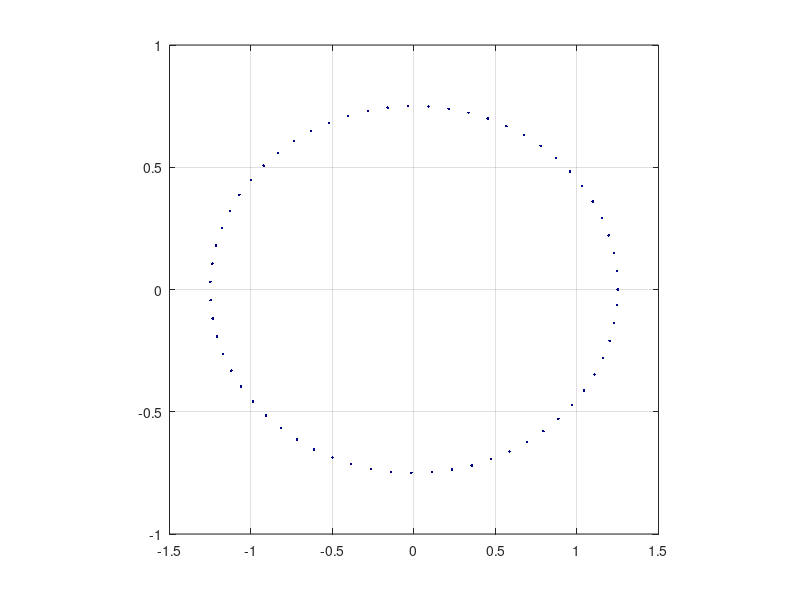

Here is the MATLAB script that generated this plot: (Note: this script raises an error after producing the figure.)
%% to create frames from gif
% gifsicle --unoptimize ../times_pol.gif | convert - frame-%d.png
%% wave polarizations animated
%angle parameter of the ring
theta = 0:0.1:2*pi;
%frequency of the wave
omega = 0.1;
% t time


figure();

n=1;
ii=1;
for ot=0:0.1:2*pi;
    % plus polarization
    h_plus = 0.5*cos(ot);
    h_times = 0.5*cos(ot-pi/2);
    X = cos(theta) .* (1 + 0.5.*h_plus) + sin(theta).*(0.5.*h_times);
    Y = sin(theta) .* (1 - 0.5.*h_plus) + cos(theta).*(0.5.*h_times);

    CM = jet(150); % n+10 
    r=1;
    %for r=0.05:0.05:2
    plot(r.*X,r.*Y,'.','color',CM(n,:));%,ii.*ones(size(X))
    %hold on;
    %end
    grid on;
    %set(gca,'Visible','off')
    pbaspect([1 1 1]);
    %set(gca,'zticklabel',[])
    %set(gca,'xticklabel',[])
    %set(gca,'yticklabel',[])
    plot_f('','x','y',20);
    %xlabel('x');
    %ylabel('y');
    zlabel('t');
    %set(gca,'xtick',[])
    %set(gca,'ytick',[])
    %set(gca,'ztick',[])
    xlim([-2 2]);
    ylim([-2 2]);
    pause(0.01)
    if ot==0
        gif('r_pol.gif','DelayTime',0.2,'LoopCount',5,'frame',gcf);
    else
    
    gif
    end

    %hold on;
    %n=n+1;
    clf;
    ii = ii + 0.2;
end





%% binary sources and GW
theta = 0:0.1:2*pi;
[C,ia,ib] = intersect(b3_p(:,1),b3_h(:,1));
t=C;
for n=1:10:length(C)
    
    subplot(2,2,1),
    plot(b3_p(ia(n),2),b3_p(ia(n),3),'.','MarkerSize',15);
    hold on;
    plot(-b3_p(ia(n),2),-b3_p(ia(n),3),'.','MarkerSize',15);
    %axis equal
        pbaspect([1 1 1]);

    xlim([-4 4]);
    ylim([-4 4]);
    plot_f('','$$x \; [M_{\odot}]$$','$$y \;[M_{\odot}]$$',16)
    grid on;
    
    subplot(2,2,2),
    % plus polarization
    h_plus = 200.*b3_h(ib(n),2);
    h_times = 200.*b3_h(ib(n),3);
    X = cos(theta) .* (1 + 0.5.*h_plus) + sin(theta).*(0.5.*h_times);
    Y = sin(theta) .* (1 - 0.5.*h_plus) + cos(theta).*(0.5.*h_times);
    plot(X,Y,'.');
    xlim([-2 2]);
    ylim([-2 2]);
        grid on;
            pbaspect([1 1 1]);


    
    
    subplot(2,2,[3,4]), 
    hold on;
    plot(b3_h(:,1),b3_h(:,2).*110/(100.*Mparsec),'r');
    plot(b3_h(:,1),b3_h(:,3).*110/(100.*Mparsec),'b');
    plot(t(n),b3_h(ib(n),2).*110/(100.*Mparsec),'or','MarkerSize',4,'MarkerFaceColor','m') ;   
    plot(t(n),b3_h(ib(n),3).*110/(100.*Mparsec),'or','MarkerSize',4,'MarkerFaceColor','m');
    ylim([-1.5 1.5].*1e-22)
    xlim([0 200]);
        grid on;
plot_f('','$$t \,[M_{\odot}]$$','$$ h(t,r=100 Mpc) $$',16)
    s= {['$$h_+$$'],...
    ['$$h_{\times}$$']};
    legend_f(s);
    
    %pause(0.01)
    if n==1
        gif('bbh-b3.gif','DelayTime',0.2,'LoopCount',5,'frame',gcf);
    else
    
    gif
    end
    clf;

end

for n=ib(end):40:length(b3_h(:,1))
    
    subplot(2,2,1),
    plot(0,0,'k.','MarkerSize',15);
    hold on;
    plot_f('','$$x \; [M_{\odot}]$$','$$y \;[M_{\odot}]$$',16)
xlim([-4 4]);
ylim([-4 4]);
    pbaspect([1 1 1]);

            grid on;

    
    subplot(2,2,2),
    h_plus = 200.*b3_h((n),2);
    h_times = 200.*b3_h((n),3);
    X = cos(theta) .* (1 + 0.5.*h_plus) + sin(theta).*(0.5.*h_times);
    Y = sin(theta) .* (1 - 0.5.*h_plus) + cos(theta).*(0.5.*h_times);
    plot(X,Y,'.');
    xlim([-2 2]);
    ylim([-2 2]);
        pbaspect([1 1 1]);
        grid on;
    
    subplot(2,2,[3,4]), 
    hold on;
    plot(b3_h(:,1),b3_h(:,2).*110/(100.*Mparsec),'r');
    plot(b3_h(:,1),b3_h(:,3).*110/(100.*Mparsec),'b');
    plot(b3_h(n,1),b3_h(n,2).*110/(100.*Mparsec),'or','MarkerSize',4,'MarkerFaceColor','m') ;   
    plot(b3_h(n,1),b3_h(n,3).*110/(100.*Mparsec),'or','MarkerSize',4,'MarkerFaceColor','m');
        ylim([-1.5 1.5].*1e-22)
    xlim([0 200]);
            grid on;
    plot_f('','$$t \,[M_{\odot}]$$','$$ h(t,r=100 Mpc) $$',16)
    s= {['$$h_+$$'],...
    ['$$h_{\times}$$']};
    legend_f(s);
    %115*/(100.*Mparsec)
    
    %pause(0.01)
    gif
    clf;

end
close all
%% travelling GW
%angle parameter of the ring
theta = 0:0.01:2*pi;
%frequency of the wave
omega = 3;
% t time

n=1;
ii=1;
z=0.5:0.07:15;
figure();
for t=0.01:0.05:2.0944
    % plus polarization
    

    plot3(0,2*cos(omega.*(t)),2*sin(omega.*(t)),'.','MarkerSize',20);
    hold on;
    plot3(0,-2*cos(omega.*(t)),-2*sin(omega.*(t)),'.','MarkerSize',20);
    axis equal
    CM = jet(250); % n+10 
    %for z=0.5:0.1:4;
    h_plus = -cos(2*omega.*(t-z ))./(z);
    h_times = -sin(2*omega.*(t-z ))./(z);
    %X = cos(theta) .* (1 + 0.5.*h_plus) + sin(theta).*(0.5.*h_times);
    %Y = sin(theta) .* (1 - 0.5.*h_plus) + cos(theta).*(0.5.*h_times);
    plot3(z,h_plus,0.*ones(size(z)));%,'.','color',CM(n,:));%z.*round(10*z)
    area(z,h_plus);

    plot3(z,0.*ones(size(z)),h_times); 
    fill3(z([1 1:end 1]),0.*ones(length(z)+2), [0 h_times 0], 'r');
    
    grid on;
    %set(gca,'Visible','off')
    pbaspect([1 1 1]);
    %set(gca,'zticklabel',[])
    %set(gca,'xticklabel',[])
    %set(gca,'yticklabel',[])
    %plot_f('','z','h',20);
    xlabel('z');
    ylabel('h_+');
    zlabel('h_\times');
    %set(gca,'xtick',[])
    %set(gca,'ytick',[])
    %set(gca,'ztick',[])
    xlim([0 6]);
    zlim([-2 2]);
    ylim([-2 2]);
    view(37.5000,30)
    %pause(0.00005)
    n=n+1;
    hold on;
    if t==0.01
        gif('gw_travelling.gif','DelayTime',0.2,'LoopCount',5,'frame',gcf);
    else
    
    gif
    end
    
    clf;
    ii = ii + 0.2;
end

%% BBH-b6 BBH-b7 BBH-b10

subplot(3,1,1),
hold on;
plot_f('$$ BBH-b6 $$','$$t \,[M_{\odot}]$$','$$ h(t,r=100 Mpc) $$',18)
plot(b6_h(:,1),115*b6_h(:,2)/(100.*Mparsec),'.');
plot(b6_h(:,1),115*b6_h(:,3)/(100.*Mparsec),'.');
s= {['$$h_+$$'],...
    ['$$h_{\times}$$']};
legend_f(s);
xlim([0 1100]);
ylim([-5.2 5.2].*1e-23);

subplot(3,1,2),
hold on;
plot_f('$$ BBH-b7 $$','$$t \,[M_{\odot}]$$','$$ h(t,r=100 Mpc) $$',18)
plot(b7_h(:,1),115*b7_h(:,2)/(100.*Mparsec),'.');
plot(b7_h(:,1),115*b7_h(:,3)/(100.*Mparsec),'.');
s= {['$$h_+$$'],...
    ['$$h_{\times}$$']};
legend_f(s);
xlim([0 1100]);
ylim([-5.2 5].*1e-23)

subplot(3,1,3),
hold on;
plot_f('$$ BBH-b10 $$','$$t \,[M_{\odot}]$$','$$ h(t,r=100 Mpc) $$',18)
plot(b10_h(:,1),115*b10_h(:,2)/(100.*Mparsec),'.');
plot(b10_h(:,1),115*b10_h(:,3)/(100.*Mparsec),'.');
s= {['$$h_+$$'],...
    ['$$h_{\times}$$']};
legend_f(s);
xlim([0 1100]);
ylim([-5.2 5].*1e-23)



%% binary sources and radius of BNS
theta = 0:0.1:2*pi;
A=positions_f('../nsnstohmns/rho_max_loc.csv');

    subplot(2,1,1),
    plot(A(:,1),A(:,4));
    hold on
   plot_f('','$$t \; [M_{\odot}]$$','$$R \, [M_{\odot}]$$',20)
    xlim([0 4200]);
    ylim([0 16]);
        grid on;
     %       pbaspect([1 1 1]);


    
    
    subplot(2,1,2), 
    hold on;
    plot(t_h_psi(:,1),t_h_psi(:,2).*115/(100.*Mparsec),'r');
    plot(t_h_psi(:,1),t_h_psi(:,3).*115/(100.*Mparsec),'b');
    ylim([-7 7].*1e-23)
    xlim([0 4200]);
        grid on;
plot_f('','$$t \,[M_{\odot}]$$','$$ h(t,r=100 Mpc) $$',20)
    s= {['$$h_+$$'],...
    ['$$h_{\times}$$']};
    legend_f(s);
    
%% 3D animation
x=-100:1:100;
y=x;
for omeg =0:0.1:2*pi
for n=1:length(x)
    for m = 1:length(y)
        z(n,m)=(60.*cos(2.*atan2(y(m),x(n)+0.0001e-7)- omeg +0.3.*sqrt(x(n).^2+y(m).^2))./(20 + sqrt(x(n).^2+y(m).^2)));
    end
end

surface(z);
xlim([0 200]);
ylim([0 200]);
shading interp
hold on
view(-71,71)
 set(gca,'Visible','off')
    %pbaspect([1 1 1]);
    set(gca,'zticklabel',[])
    set(gca,'xticklabel',[])
    set(gca,'yticklabel',[])
    if omeg==0
        gif('3d.gif','DelayTime',0.2,'LoopCount',5,'frame',gcf);
    else
    
    gif
    end
%pause(0.5)
clf
end
